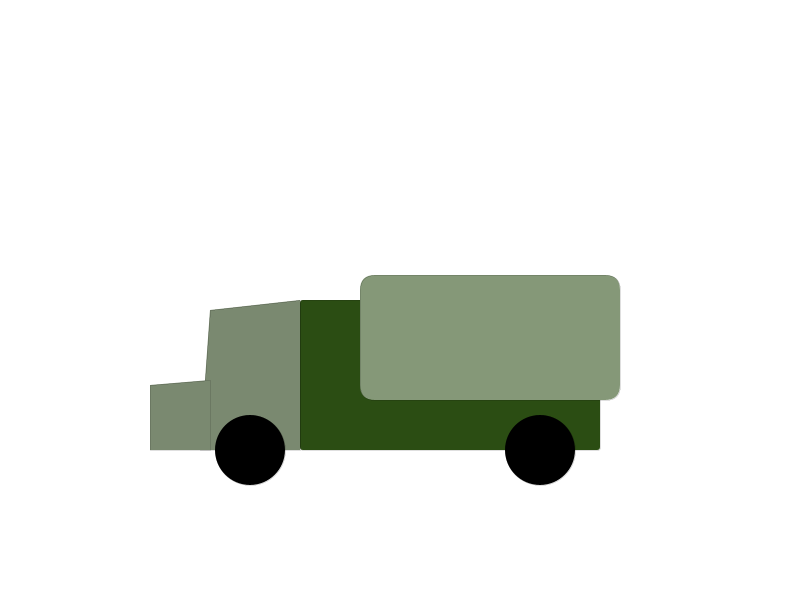
Frame 1 (no input)
Frame 60 (the mouse pressed at the canvas centre just before this capture): identical to frame 1, image omitted
Frame 120 (the mouse held since frame 60 and released just before this capture): identical to frame 1, image omitted

The Processing sketch that drew this single still picture (run headless with seeded random() and noise(); from frame 60 on, the mouse is pressed at the canvas centre):

// Processing sketch: scetchbook_project
// ── scetchbook_project.pde
void setup() {
  size (800, 600);
  noStroke();
}

void draw() {
  background(255);







color darkgreen = #2B4D13;
color greenbrown     = #859878;
color grey    =  #7A8970;





  
 
  



fill(darkgreen);
strokeWeight(0);
stroke(0, 0, 0);

 rect( 300, 300, 300, 150, 3);
 
 fill(greenbrown);
 rect( 360, 275, 260, 125, 15);
 
 fill(grey);
 quad( 300, 300, 210, 310, 200, 450, 300, 450); 
 quad( 210, 380, 150, 385, 150, 450, 210, 450);

fill(0);
ellipse(250, 450, 70, 70);
ellipse(540, 450, 70, 70);




}
  
  
